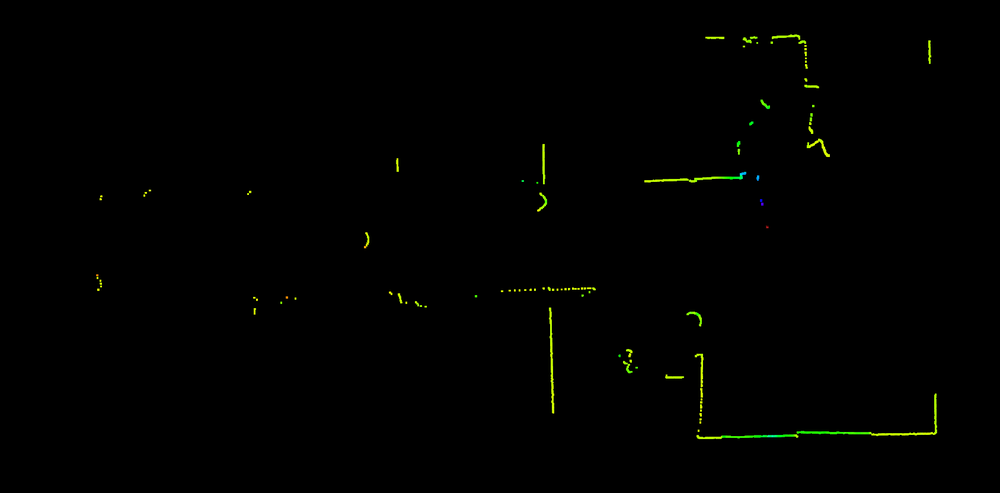
//> input picture OpenCV_Test/test.png, 1000 x 493 px, shrunk from 1687 x 832 before the run
$ ./CreatingBoundingBoxes test.png   (built with g++ and OpenCV 4, the #if around main switched on)
//> lines starting //> are read from the running program, lines starting //| are printed output that depends on the picture; after the words box and inside, x2 and y2 are one past the last pixel; in counts of white or black regions, pixels touching at a corner belong together
#include "OpenCVTests.h"
#if CREATING_BOUNDING_BOXES == 1
/**
 * @function generalContours_demo1.cpp
 * @brief Demo code to find contours in an image
 * @author OpenCV team
 */

#include "opencv2/imgcodecs.hpp"
#include "opencv2/highgui.hpp"
#include "opencv2/imgproc.hpp"
#include <iostream>

using namespace cv;
using namespace std;

Mat src_gray;
int thresh = 100;
RNG rng(12345);

/// Function header
void thresh_callback(int, void*);

/**
 * @function main
 */
int main(int argc, char** argv)
{
    //! [setup]
    /// Load source image
    CommandLineParser parser(argc, argv, "{@input | test.png | input image}");
    Mat src = imread(samples::findFile(parser.get<String>("@input")));
//> src is the input picture: 493 rows x 1000 cols, CV_8UC3; mean B, G, R 0.1, 1.3, 0.8
    if (src.empty())
    {
        cout << "Could not open or find the image!\n" << endl;
        cout << "usage: " << argv[0] << " <Input image>" << endl;
        return -1;
    }

    /// Convert image to gray and blur it
    cvtColor(src, src_gray, COLOR_BGR2GRAY);
    blur(src_gray, src_gray, Size(3, 3));
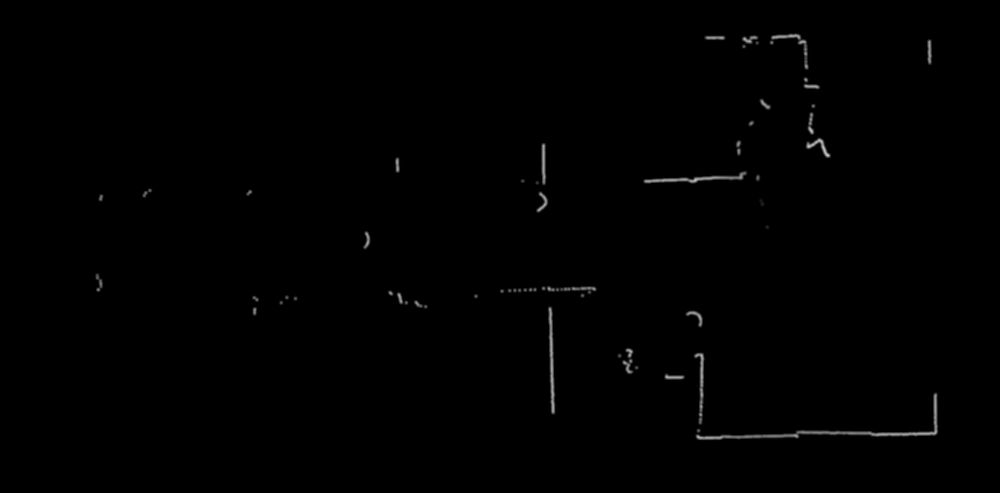
//> src_gray: 493 rows x 1000 cols, CV_8UC1; min 0, max 202, mean 1
    //! [setup]

    //! [createWindow]
    /// Create Window
    const char* source_window = "Source";
    namedWindow(source_window);
    imshow(source_window, src);
    //! [createWindow]

    //! [trackbar]
    const int max_thresh = 255;
    createTrackbar("Canny thresh:", source_window, &thresh, max_thresh, thresh_callback);
    thresh_callback(0, 0);
    //! [trackbar]

    waitKey();
    return 0;
}

/**
 * @function thresh_callback
 */
void thresh_callback(int, void*)
{
    //! [Canny]
    /// Detect edges using Canny
    Mat canny_output;
    Canny(src_gray, canny_output, thresh, thresh * 2);
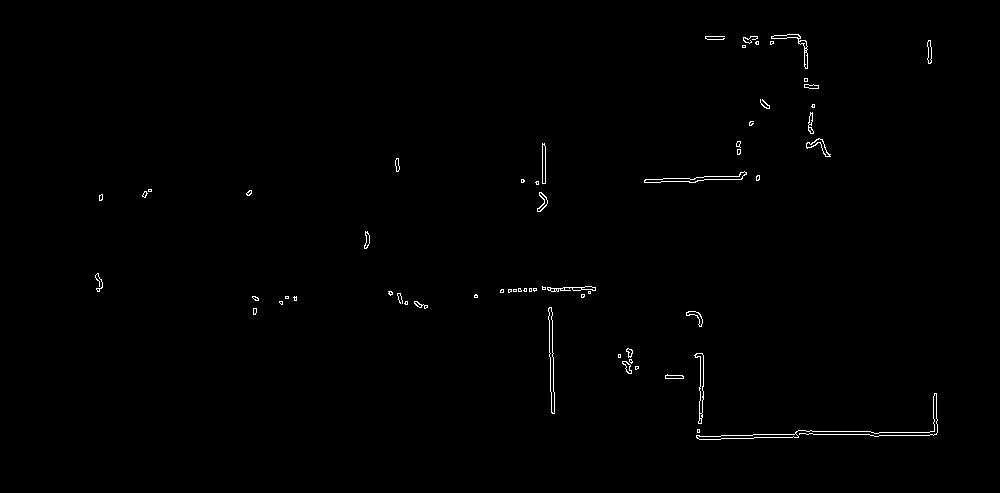
//> canny_output: 493 rows x 1000 cols, CV_8UC1; 0.56% white in thin lines or dots, all inside (x1, y1, x2, y2) = (95, 34, 938, 440)
    //! [Canny]

    //! [findContours]
    /// Find contours
    vector<vector<Point> > contours;
    findContours(canny_output, contours, RETR_TREE, CHAIN_APPROX_SIMPLE);
//> contours = 131 contours, 91 with area under 20; largest, box (x1, y1, x2, y2) and area: (644, 171, 747, 183) 319, (548, 307, 555, 414) 317, (548, 307, 555, 414) 313, (696, 393, 938, 440) 310, (644, 171, 747, 183) 308
    //! [findContours]

    //! [allthework]
    /// Approximate contours to polygons + get bounding rects and circles
    vector<vector<Point> > contours_poly(contours.size());
//> contours_poly = 131 empty contours
    vector<Rect> boundRect(contours.size());
    vector<Point2f>centers(contours.size());
    vector<float>radius(contours.size());

    for (size_t i = 0; i < contours.size(); i++)
    {
        approxPolyDP(contours[i], contours_poly[i], 3, true);
        boundRect[i] = boundingRect(contours_poly[i]);
        minEnclosingCircle(contours_poly[i], centers[i], radius[i]);
    }
//> this loop made 131 passes
//> after the loop, contours_poly = 131 contours, 112 with area under 20; largest, box (x1, y1, x2, y2) and area: (644, 173, 747, 182) 282, (697, 353, 704, 414) 176, (644, 172, 747, 183) 168, (806, 139, 831, 157) 124, (695, 353, 704, 424) 120; boundRect = 131 Rects (x, y, width, height), first 8: [697, 429, 3, 4], [697, 430, 1, 1], [696, 393, 242, 45], [696, 436, 103, 1], [665, 375, 19, 4], [665, 376, 19, 2], [635, 366, 4, 3], [635, 367, 4, 2]; centers = 131 Points (x, y), first 12: [698, 430.5], [697, 430], [816.1, 415.6], [747, 436], [674, 376.5], [674, 376.5], [636.5, 367], [636.5, 367.5], [626.5, 367], [626.5, 367], [630, 361], [630.5, 360.5]; radius = 131 values, max 122 at index 2, min 0.0001 at index 1, mean 7.24
    //! [allthework]

    //! [zeroMat]
    Mat drawing = Mat::zeros(canny_output.size(), CV_8UC3);
    //! [zeroMat]

    //! [forContour]
    /// Draw polygonal contour + bonding rects + circles
    for (size_t i = 0; i < contours.size(); i++)
    {
        Scalar color = Scalar(rng.uniform(0, 256), rng.uniform(0, 256), rng.uniform(0, 256));
        drawContours(drawing, contours_poly, (int)i, color);
        rectangle(drawing, boundRect[i].tl(), boundRect[i].br(), color, 2);
        circle(drawing, centers[i], (int)radius[i], color, 2);
    }
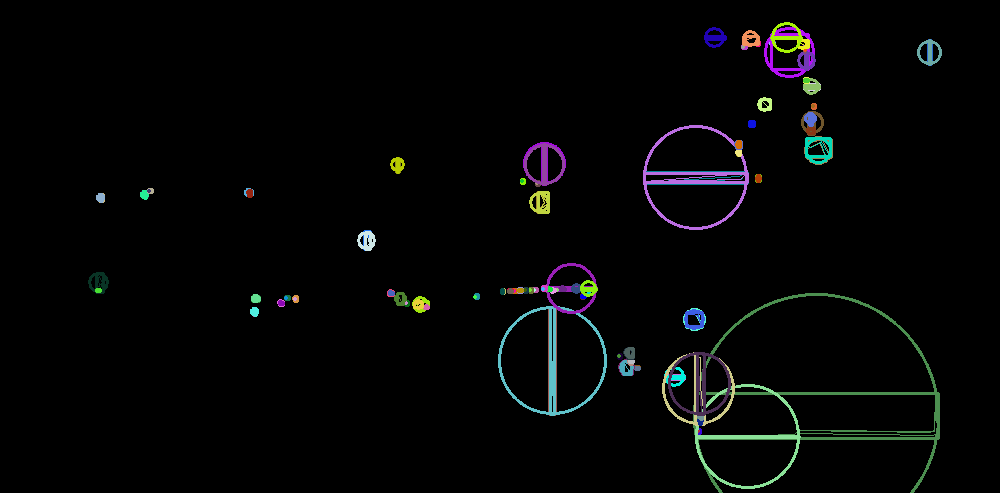
//> drawing: 493 rows x 1000 cols, CV_8UC3; mean B, G, R 5.2, 5.2, 4.5
    //! [forContour]

    //! [showDrawings]
    /// Show in a window
    imshow("Contours", drawing);
    //! [showDrawings]
}
#endif
